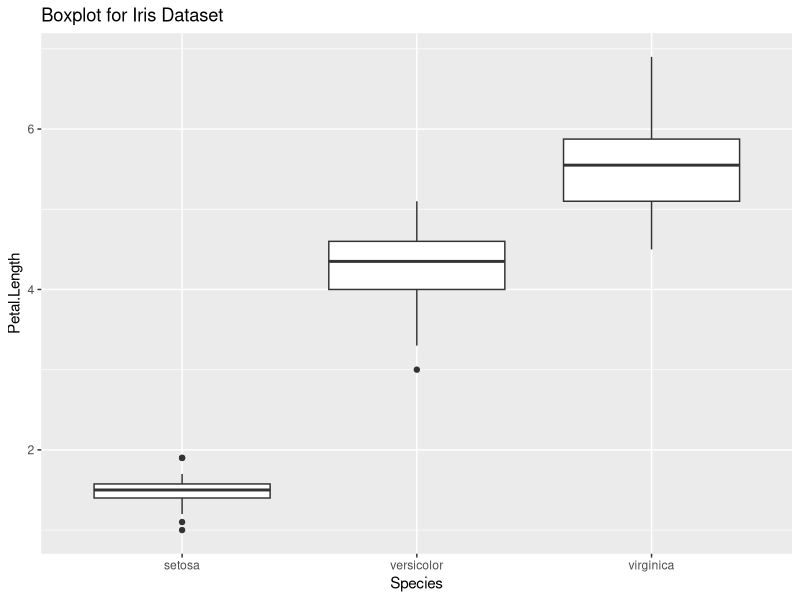

The R script that drew this image: (Note: this script raises an error after producing the figure.)
## ---- chunk 1
library(ggplot2)
library(dplyr)
library(tidyr)
library(knitr)
## ---- chunk 2
data(iris)
## ---- chunk 3
g <- ggplot(iris, aes(Species, Petal.Length))
g <- g + geom_boxplot()
g <- g + labs(title="Boxplot for Iris Dataset", xlab = "Species", ylab = "Petal Length [cm]")
g
## ---- chunk 4
outlier_limits <- iris %>%
  group_by(Species) %>%
  summarise(Q1 = quantile(Petal.Length, probs = 0.25), 
            Q3 = quantile(Petal.Length, probs = 0.75),
            IQR = Q3 - Q1,
            upper_inner_limit = Q3 + 1.5 * IQR,
            lower_inner_limit = Q1 - 1.5 * IQR
            )
tbl_df(outlier_limits)
## ---- chunk 5
iris <- left_join(iris, outlier_limits, by = "Species") %>%
  select(-Q1, -Q3, -IQR)
## ---- chunk 6
iris %>%
  head %>%
  kable

iris <- iris %>%
  mutate(PetalLengthOutlier = ifelse(Petal.Length > lower_inner_limit & Petal.Length < upper_inner_limit, "no outlier", "outlier"))

iris %>%
  filter(PetalLengthOutlier == "outlier") %>%
  kable()
## ---- chunk 7
library(dbscan)
## ---- chunk 8
data(iris)
iris_mat <- as.matrix(iris[, -5])

kNNdistplot(x = iris_mat, k = 5)
eps <- 0.4

## ---- chunk 9
db <- dbscan(x = iris_mat, eps = eps, minPts = 5)
## ---- chunk 10
hullplot(x = iris_mat, cl = db$cluster)
## ---- chunk 11
(db$cluster == 0) %>%
  sum()
## ---- chunk 12
iris$cluster <- as.factor(db$cluster)
## ---- chunk 13
iris_mod <- iris %>%
  gather(key = "variable", value = "value", 1:4)
g <- ggplot(iris_mod, aes(x=Species, y = value, col = cluster))
g <- g + facet_grid(. ~ variable)
g <- g + geom_jitter()
g
